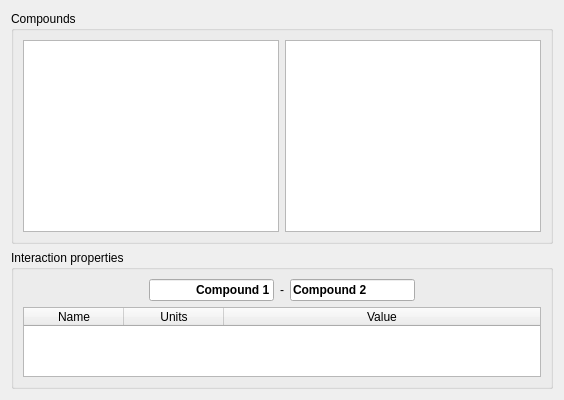
     <widget class="QWidget" name="tabInteractions">
      <property name="toolTip">
       <string/>
      </property>
      <attribute name="title">
       <string>Interactions</string>
      </attribute>
      <layout class="QGridLayout" name="gridLayout">
       <item row="0" column="0">
        <widget class="QGroupBox" name="groupBox_2">
         <property name="title">
          <string>Compounds</string>
         </property>
         <layout class="QHBoxLayout" name="horizontalLayout_5">
          <item>
           <widget class="QListWidget" name="listCompounds1">
            <property name="sizePolicy">
             <sizepolicy hsizetype="Expanding" vsizetype="Expanding">
              <horstretch>0</horstretch>
              <verstretch>0</verstretch>
             </sizepolicy>
            </property>
            <property name="maximumSize">
             <size>
              <width>16777215</width>
              <height>16777215</height>
             </size>
            </property>
           </widget>
          </item>
          <item>
           <widget class="QListWidget" name="listCompounds2">
            <property name="sizePolicy">
             <sizepolicy hsizetype="Expanding" vsizetype="Expanding">
              <horstretch>0</horstretch>
              <verstretch>0</verstretch>
             </sizepolicy>
            </property>
            <property name="maximumSize">
             <size>
              <width>16777215</width>
              <height>16777215</height>
             </size>
            </property>
           </widget>
          </item>
         </layout>
        </widget>
       </item>
       <item row="1" column="0">
        <widget class="QGroupBox" name="groupBox_3">
         <property name="title">
          <string>Interaction properties</string>
         </property>
         <layout class="QVBoxLayout" name="verticalLayout_5">
          <item>
           <layout class="QHBoxLayout" name="horizontalLayout_4" stretch="1,0,0,0,1">
            <item>
             <spacer name="horizontalSpacer_3">
              <property name="orientation">
               <enum>Qt::Horizontal</enum>
              </property>
              <property name="sizeHint" stdset="0">
               <size>
                <width>40</width>
                <height>20</height>
               </size>
              </property>
             </spacer>
            </item>
            <item>
             <widget class="QLineEdit" name="labelCompound1">
              <property name="font">
               <font>
                <weight>75</weight>
                <bold>true</bold>
               </font>
              </property>
              <property name="toolTip">
               <string>Current compound 1</string>
              </property>
              <property name="autoFillBackground">
               <bool>false</bool>
              </property>
              <property name="text">
               <string>Compound 1</string>
              </property>
              <property name="alignment">
               <set>Qt::AlignRight|Qt::AlignTrailing|Qt::AlignVCenter</set>
              </property>
              <property name="readOnly">
               <bool>true</bool>
              </property>
              <property name="clearButtonEnabled">
               <bool>false</bool>
              </property>
             </widget>
            </item>
            <item>
             <widget class="QLabel" name="label_6">
              <property name="text">
               <string>-</string>
              </property>
             </widget>
            </item>
            <item>
             <widget class="QLineEdit" name="labelCompound2">
              <property name="font">
               <font>
                <weight>75</weight>
                <bold>true</bold>
               </font>
              </property>
              <property name="toolTip">
               <string>Current compound 2</string>
              </property>
              <property name="text">
               <string>Compound 2</string>
              </property>
              <property name="frame">
               <bool>true</bool>
              </property>
              <property name="alignment">
               <set>Qt::AlignLeading|Qt::AlignLeft|Qt::AlignVCenter</set>
              </property>
              <property name="readOnly">
               <bool>true</bool>
              </property>
             </widget>
            </item>
            <item>
             <spacer name="horizontalSpacer_2">
              <property name="orientation">
               <enum>Qt::Horizontal</enum>
              </property>
              <property name="sizeHint" stdset="0">
               <size>
                <width>40</width>
                <height>20</height>
               </size>
              </property>
             </spacer>
            </item>
           </layout>
          </item>
          <item>
           <widget class="CQtTable" name="tableInterProperties">
            <property name="sizeAdjustPolicy">
             <enum>QAbstractScrollArea::AdjustToContents</enum>
            </property>
            <property name="alternatingRowColors">
             <bool>false</bool>
            </property>
            <property name="selectionMode">
             <enum>QAbstractItemView::SingleSelection</enum>
            </property>
            <property name="selectionBehavior">
             <enum>QAbstractItemView::SelectRows</enum>
            </property>
            <attribute name="horizontalHeaderVisible">
             <bool>true</bool>
            </attribute>
            <attribute name="horizontalHeaderCascadingSectionResizes">
             <bool>false</bool>
            </attribute>
            <attribute name="horizontalHeaderStretchLastSection">
             <bool>true</bool>
            </attribute>
            <attribute name="verticalHeaderVisible">
             <bool>false</bool>
            </attribute>
            <column>
             <property name="text">
              <string>Name</string>
             </property>
            </column>
            <column>
             <property name="text">
              <string>Units</string>
             </property>
            </column>
            <column>
             <property name="text">
              <string>Value</string>
             </property>
            </column>
           </widget>
          </item>
         </layout>
        </widget>
       </item>
      </layout>
     </widget>
